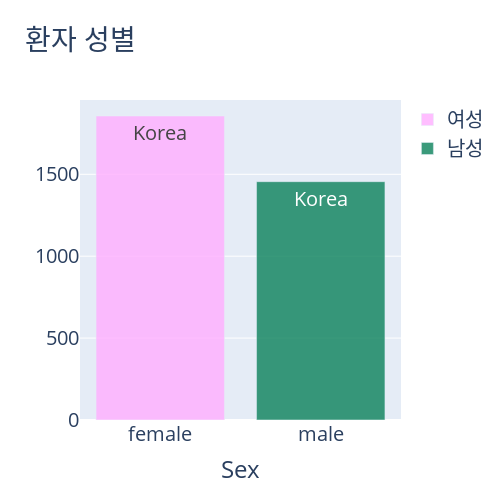

Here is the notebook cell this chart was saved with:
### Code cell
## 코로나-19환자 성별 비율

male = patient_info[patient_info.sex=="male"]
female = patient_info[patient_info.sex=="female"]
import plotly.graph_objs as go
trace1 = go.Bar(x = female.sex,
             y = female.sex.value_counts().values,
               name = "여성",
                marker = dict(color = 'rgba(255, 174, 255, 0.8)'),
                             
                text = female.country,
             )
trace2 = go.Bar(x = male.sex,
             y = male.sex.value_counts().values,
               name = "남성",
                marker = dict(color = 'rgba(10, 129,90, 0.8)'),
                            
                text = male.country,
             )

data = [trace1,trace2]
layout={
  'xaxis': {'title': 'Sex'},
  'barmode': 'group',
  'title': '환자 성별',
   "font": {"size":20} ,
    "width":500,
    "height":500
};
fig = go.Figure(data = data, layout = layout)
iplot(fig)

### Figure 1 — Plotly figure (JSON) as saved in the notebook; plotly's stock layout.template omitted (floating-point values rounded to 4 significant figures; data arrays with more than 128 entries replaced by an {"elided": "..."} marker saying what was removed)
{"data": [{"marker": {"color": "rgba(255, 174, 255, 0.8)"}, "name": "여성", "text": {"elided": "1856 str values"}, "type": "bar", "x": {"elided": "1856 str values"}, "y": [1856]}, {"marker": {"color": "rgba(10, 129,90, 0.8)"}, "name": "남성", "text": {"elided": "1455 str values"}, "type": "bar", "x": {"elided": "1455 str values"}, "y": [1455]}], "layout": {"barmode": "group", "font": {"size": 20}, "height": 500, "title": {"text": "환자 성별"}, "width": 500, "xaxis": {"title": {"text": "Sex"}}}}
